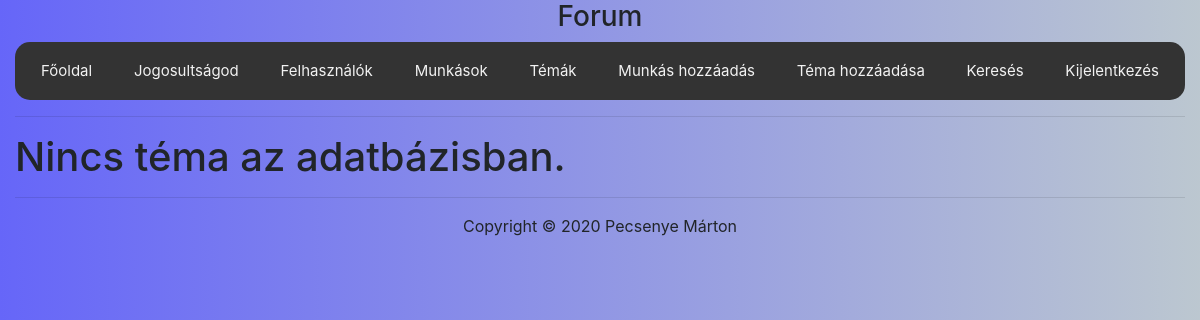
The app's page /index.php?P=flist (signed in), older data.
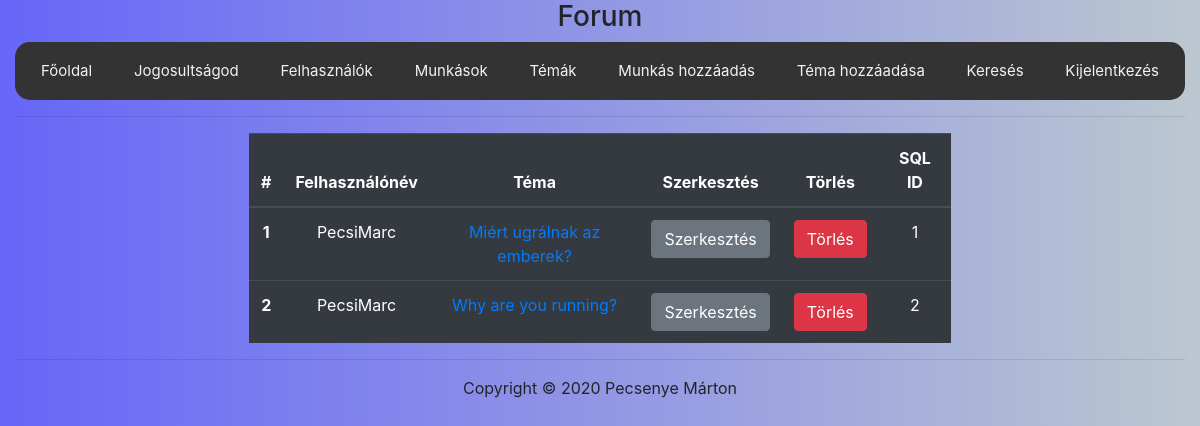
The same page, newer data.
### tables this page shows
CREATE TABLE IF NOT EXISTS `forum` (
  `id` int(11) NOT NULL AUTO_INCREMENT,
  `nickname` varchar(64) NOT NULL,
  `theme` varchar(64) NOT NULL,
  `comment` varchar(2500) NOT NULL,
  PRIMARY KEY (`id`)
);

### protected/database.php (called while the page is built, shortened)
<?php
function getConnection() {
	$connection = new PDO(DB_TYPE.':host='.DB_HOST.';dbname='.DB_NAME.';',DB_USER, DB_PASS);
	$connection->exec("SET NAMES '".DB_CHARSET."'");
	return $connection;
}
function getList($queryString, $queryParams = []) {
	$connection = getConnection();
	$statement = $connection->prepare($queryString);
	$success = $statement->execute($queryParams);
	$result = $success ? $statement->fetchAll(PDO::FETCH_ASSOC) : [];
	return $result;
}
?>

### protected/felulet/theme_list.php (the view, shortened to what this page needs)
<?php if(!isset($_SESSION['permission']) || $_SESSION['permission'] < 1) : ?>
	<?php
	$query = "SELECT id,nickname,theme FROM forum ORDER BY theme asc";
	require DATABASE_CONTROLLER;
	$forum = getList($query);
?>
	<?php if(count($forum) <= 0) : ?>
		<h1>Nincs téma az adatbázisban.</h1>
	<?php else : ?>
		<table class="table table-dark">
			<thead>
				<tr>
					<th scope="col">Felhasználónév</th>
					<th scope="col">Téma</th>
				</tr>
			</thead>
			<tbody>
				<?php $i = 0; ?>
				<?php foreach ($forum as $f) : ?>
					<?php $i++; ?>
					<tr>
						<td><?=$f['nickname'] ?></td>
						<td><a href="?P=forum_theme&f=<?=$f['id'] ?>"><?=$f['theme'] ?></td>
					</tr>
				<?php endforeach;?>
			</tbody>
		</table>
	<?php endif; ?>
<?php else : ?>
	<?php if(!isset($_SESSION['permission']) || $_SESSION['permission'] < 1) : ?>
	<h1>Page access is forbidden!</h1>
	<?php else : ?>
	<?php
	$query = "SELECT id,nickname,theme FROM forum ORDER BY theme asc";
	$forum = getList($query);
	?>
	<?php if(count($forum) <= 0) : ?>
		<h1>Nincs téma az adatbázisban.</h1>
	<?php else : ?>
		<table class="table table-dark">
			<thead>
				<tr>
					<th scope="col">#</th>
					<th scope="col">Felhasználónév</th>
					<th scope="col">Téma</th>
					<th scope="col">Szerkesztés</th>
					<th scope="col">Törlés</th>
					<th scope="col">SQL ID</th>
				</tr>
			</thead>
			<tbody>
				<?php $i = 0; ?>
				<?php foreach ($forum as $f) : ?>
					<?php $i++; ?>
					<tr>
						<th scope="row"><?=$i ?></th>
						<td><?=$f['nickname'] ?></td>
						<td><a href="?P=forum_theme&f=<?=$f['id'] ?>"><?=$f['theme'] ?></td>
						<td><a href="?P=edit_theme&f=<?=$f['id'] ?>" class="btn btn-secondary">Szerkesztés</a></td>
						<td><a href="?P=flist&c=<?=$f['id'] ?>" onclick="return confirm('Tényleg törölni akarod?');" class="btn btn-danger">Törlés</a></td>
						<td><?=$f['id'] ?></td>
					</tr>
				<?php endforeach;?>
			</tbody>
		</table>
	<?php endif; ?>
<?php endif; ?>
<?php endif; ?>

Row changes from the older to the newer data that the page shows:
added forum: nickname "PecsiMarc", theme "Miért ugrálnak az emberek?", id "1"
added forum: nickname "PecsiMarc", theme "Why are you running?", id "2"
Text that changed along with them:
text no longer shown: "Nincs téma az adatbázisban."
text now shown: "# Felhasználónév Téma Szerkesztés Törlés SQL ID"
